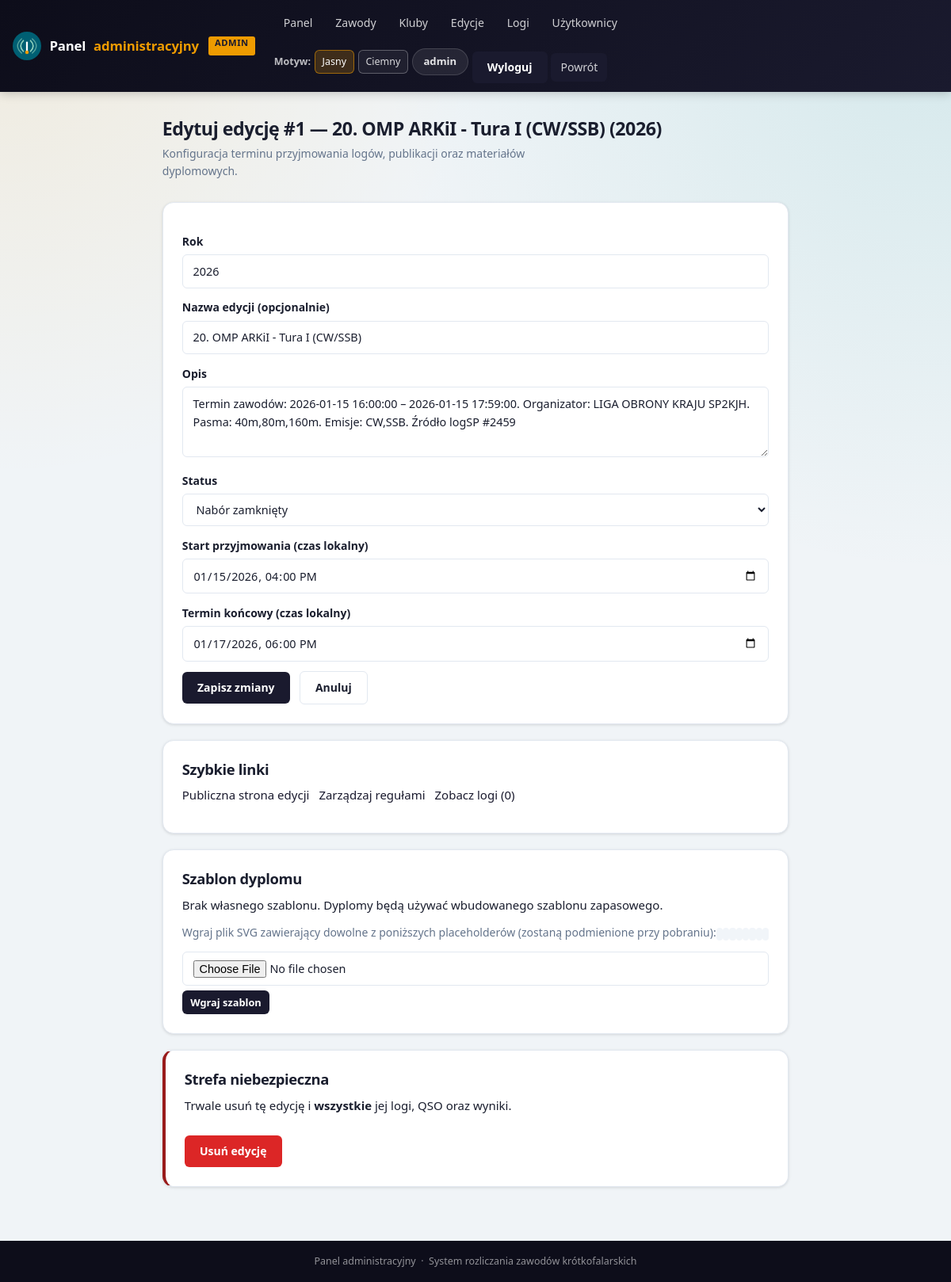
/admin/editions/1/edit (signed in), run on the app's committed database.
### app/models.py (models this page shows, shortened)
class AdminUser(db.Model):
    id = db.Column(db.Integer, primary_key=True)
    username = db.Column(db.String(80), nullable=False, unique=True)
    password_hash = db.Column(db.String(255), nullable=False)
    created_at = db.Column(db.DateTime, default=datetime.utcnow, nullable=False)
    last_login_at = db.Column(db.DateTime, nullable=True)

class ContestEdition(db.Model):
    id = db.Column(db.Integer, primary_key=True)
    contest_id = db.Column(db.Integer, db.ForeignKey("contest.id"), nullable=False)
    year = db.Column(db.Integer, nullable=False)
    name = db.Column(db.String(120), nullable=True)
    description = db.Column(db.Text, nullable=True)
    status = db.Column(db.String(32), default="draft", nullable=False)
    submission_open_at = db.Column(db.DateTime, nullable=True)
    submission_deadline = db.Column(db.DateTime, nullable=True)
    created_at = db.Column(db.DateTime, default=datetime.utcnow, nullable=False)
    contest = db.relationship("Contest", back_populates="editions")
    rules = db.relationship(
        "ContestRule",
        back_populates="edition",
        cascade="all, delete-orphan",
        order_by="ContestRule.key",
    )
    logs = db.relationship(
        "ContestLog",
        back_populates="edition",
        cascade="all, delete-orphan",
        order_by="ContestLog.uploaded_at.desc()",
    )
    categories = db.relationship(
        "ContestCategory",
        back_populates="edition",
        cascade="all, delete-orphan",
        order_by="ContestCategory.name",
    )
    certificate_template = db.relationship(
        "CertificateTemplate",
        back_populates="edition",
        uselist=False,
        cascade="all, delete-orphan",
    )
    __table_args__ = (db.UniqueConstraint("contest_id", "year", name="uq_contest_edition_year"),)
    @property
    def display_name(self) -> str:
        if self.name:
            return f"{self.name} ({self.year})"
        return f"{self.contest.name} {self.year}"

### app/admin.py (the view, shortened to what this page needs)
@admin_bp.route("/editions/<int:edition_id>/edit", methods=["GET", "POST"])
@admin_login_required
def edit_edition(edition_id: int):
    edition = ContestEdition.query.get_or_404(edition_id)
    return render_template("admin/edition_edit.html", edition=edition)

### app/admin.py (called while the page is built)
@admin_bp.before_request
def require_admin_login():
    allowed_endpoints = {
        "admin.login",
        "admin.logout",
    }
    if request.endpoint in allowed_endpoints:
        return None
    if get_current_admin_user() is None:
        flash("Zaloguj się, aby uzyskać dostęp do panelu administracyjnego.", "error")
        return redirect(url_for("admin.login", next=request.full_path if request.query_string else None))

### app/admin_auth.py (called while the page is built)
def get_current_admin_user() -> AdminUser | None:
    if hasattr(g, "current_admin_user"):
        return g.current_admin_user
    user_id = session.get(SESSION_KEY)
    if not user_id:
        g.current_admin_user = None
        return None
    user = db.session.get(AdminUser, user_id)
    g.current_admin_user = user
    return user

def admin_login_required(view):
    @wraps(view)
    def wrapped(*args, **kwargs):
        if get_current_admin_user() is None:
            flash("Zaloguj się, aby uzyskać dostęp do panelu administracyjnego.", "error")
            return redirect(url_for("admin.login", next=request.full_path if request.query_string else None))
        return view(*args, **kwargs)
    return wrapped

### app/templates/admin/edition_edit.html
{% extends 'admin/base.html' %}
{% block content %}
<div class="admin-page-title">
    <h2>Edytuj edycję #{{ edition.id }} — {{ edition.display_name }}</h2>
    <p class="muted">Konfiguracja terminu przyjmowania logów, publikacji oraz materiałów dyplomowych.</p>
</div>
<section class="card">
    <form method="post">
        <label for="year">Rok</label>
        <input id="year" name="year" type="number" min="1900" max="3000" value="{{ edition.year }}" required>
        <label for="name">Nazwa edycji (opcjonalnie)</label>
        <input id="name" name="name" type="text" value="{{ edition.name or '' }}" placeholder="np. Edycja specjalna">
        <label for="description">Opis</label>
        <textarea id="description" name="description" rows="3">{{ edition.description or '' }}</textarea>
        <label for="status">Status</label>
        <select id="status" name="status">
            {% set statuses = [
                ('draft', 'Szkic'),
                ('accepting_logs', 'Przyjmowanie logów'),
                ('submission_closed', 'Nabór zamknięty'),
            ] %}
            {% for val, label in statuses %}
                <option value="{{ val }}" {% if edition.status == val %}selected{% endif %}>{{ label }}</option>
            {% endfor %}
        </select>
        <label for="submission_open_at">Start przyjmowania (czas lokalny)</label>
        <input id="submission_open_at" name="submission_open_at" type="datetime-local"
               value="{{ edition.submission_open_at.strftime('%Y-%m-%dT%H:%M') if edition.submission_open_at else '' }}">
        <label for="submission_deadline">Termin końcowy (czas lokalny)</label>
        <input id="submission_deadline" name="submission_deadline" type="datetime-local"
               value="{{ edition.submission_deadline.strftime('%Y-%m-%dT%H:%M') if edition.submission_deadline else '' }}">
        <div class="form-actions">
            <button type="submit">Zapisz zmiany</button>
            <a href="{{ url_for('admin.editions', contest_id=edition.contest_id) }}" class="button btn-secondary">Anuluj</a>
        </div>
    </form>
</section>
<section class="card">
    <h3>Szybkie linki</h3>
    <p class="link-row">
        <a href="{{ url_for('main.edition_detail', edition_id=edition.id) }}">Publiczna strona edycji</a>
        <a href="{{ url_for('admin.edition_rules', edition_id=edition.id) }}">Zarządzaj regułami</a>
        <a href="{{ url_for('admin.logs', edition_id=edition.id) }}">Zobacz logi ({{ edition.logs | length }})</a>
    </p>
</section>
<section class="card">
    <h3>Szablon dyplomu</h3>
    {% if edition.certificate_template %}
        <p>
            <strong>Aktualny szablon:</strong> {{ edition.certificate_template.original_filename }}
            &nbsp;—&nbsp; wgrano {{ edition.certificate_template.uploaded_at.strftime('%Y-%m-%d %H:%M') }} UTC
        </p>
        <p class="muted">
            SVG placeholders: <code>{{CALLSIGN}}</code> <code>{{SCORE}}</code> <code>{{RANK}}</code>
            <code>{{CONTEST}}</code> <code>{{EDITION}}</code> <code>{{YEAR}}</code>
            <code>{{CATEGORY}}</code> <code>{{ISSUED}}</code>
        </p>
        <div class="form-actions">
            <form method="post"
                  action="{{ url_for('admin.upload_cert_template', edition_id=edition.id) }}"
                  enctype="multipart/form-data"
                  class="inline-rule-form">
                <input type="file" name="template_file" accept=".svg" required>
                <button type="submit">Podmień szablon</button>
            </form>
            <form method="post"
                  action="{{ url_for('admin.delete_cert_template', edition_id=edition.id) }}"
                  onsubmit="return confirm('Usunąć szablon dyplomu dla tej edycji?')">
                <button type="submit" class="btn-danger">Usuń szablon</button>
            </form>
        </div>
    {% else %}
        <p>Brak własnego szablonu. Dyplomy będą używać wbudowanego szablonu zapasowego.</p>
        <p class="muted">
            Wgraj plik SVG zawierający dowolne z poniższych placeholderów (zostaną podmienione przy pobraniu):
            <code>{{CALLSIGN}}</code> <code>{{SCORE}}</code> <code>{{RANK}}</code>
            <code>{{CONTEST}}</code> <code>{{EDITION}}</code> <code>{{YEAR}}</code>
            <code>{{CATEGORY}}</code> <code>{{ISSUED}}</code>
        </p>
        <form method="post"
              action="{{ url_for('admin.upload_cert_template', edition_id=edition.id) }}"
              enctype="multipart/form-data"
              class="inline-rule-form">
            <input type="file" name="template_file" accept=".svg" required>
            <button type="submit">Wgraj szablon</button>
        </form>
    {% endif %}
</section>
<section class="card card-danger">
    <h3>Strefa niebezpieczna</h3>
    <p>Trwale usuń tę edycję i <strong>wszystkie</strong> jej logi, QSO oraz wyniki.</p>
    <form method="post" action="{{ url_for('admin.delete_edition', edition_id=edition.id) }}"
          onsubmit="return confirm('Trwale usunąć edycję \'{{ edition.display_name }}\' wraz z całą zawartością?')">
        <button type="submit" class="btn-danger">Usuń edycję</button>
    </form>
</section>
{% endblock %}

### app/templates/admin/base.html (shortened to what this page needs)
<!doctype html>
<html lang="{{ ui_lang }}" data-theme="{{ ui_theme }}">
<head>
    <link rel="stylesheet" href="{{ url_for('static', filename='styles.css') }}">
</head>
<body class="admin-panel">
<header class="site-header admin-header">
    <div class="header-inner">
        <a class="site-logo" href="{{ url_for('admin.dashboard') }}">
            <img src="{{ url_for('static', filename='favicon.svg') }}" alt="Logo">
            <span class="site-logo-text">Panel&nbsp;<span class="logo-accent">administracyjny</span> <span class="admin-badge">ADMIN</span></span>
        </a>
        <nav class="admin-nav">
            <div class="admin-nav-primary">
                <a href="{{ url_for('admin.dashboard') }}">Panel</a>
                <a href="{{ url_for('admin.contests') }}">Zawody</a>
                <a href="{{ url_for('admin.clubs') }}">Kluby</a>
                <a href="{{ url_for('admin.editions') }}">Edycje</a>
                <a href="{{ url_for('admin.logs') }}">Logi</a>
                <a href="{{ url_for('admin.users') }}">Użytkownicy</a>
            </div>
            <div class="admin-nav-meta">
                <span class="admin-nav-label">{{ t('theme') }}:</span>
                <a href="{{ ui_url(theme='light') }}" class="nav-chip {% if ui_theme == 'light' %}active{% endif %}">{{ t('theme_light') }}</a>
                <a href="{{ ui_url(theme='dark') }}" class="nav-chip {% if ui_theme == 'dark' %}active{% endif %}">{{ t('theme_dark') }}</a>
                {% if current_admin_user %}
                    <span class="admin-user-pill">{{ current_admin_user.username }}</span>
                    <form method="post" action="{{ url_for('admin.logout') }}" class="admin-nav-form">
                        <button type="submit" class="button admin-logout">Wyloguj</button>
                    </form>
                {% endif %}
                <a href="{{ url_for('main.index') }}" class="button admin-public-link">Powrót</a>
            </div>
        </nav>
    </div>
</header>
<main class="container admin-main">
    {% block content %}{% endblock %}
</main>
<footer class="site-footer">
    Panel administracyjny &nbsp;·&nbsp; System rozliczania zawodów krótkofalarskich
</footer>
</body>
</html>

### app/templates/admin/base.html (style rules this page uses)
:root { --clr-primary: #1a1a2e; --clr-primary-dark: #0d0d1a; --clr-primary-light:#2d2d5a; --clr-accent: #ee9b00; }
.site-header { background: linear-gradient(135deg, #0d0d1a 0%, #1a1a2e 100%); }
.admin-badge { display: inline-block; background: var(--clr-accent); color: #1a1a2e; font-size: .7rem; font-weight: 800; padding: .15rem .5rem; border-radius: 3px; vertical-align: middle; margin-left: .4rem; letter-spacing: .05em; }
.card-danger { border-left: 4px solid var(--clr-bad); }

### data on the page
AdminUser: username "admin"
ContestEdition: id "1", display_name "20. OMP ARKiI - Tura I (CW/SSB) (2026)", year "2026", name "20. OMP ARKiI - Tura I (CW/SSB)", description "Termin zawodów: 2026-01-15 16:00:00 – 2026-01-15 17:59:00. Organizator: LIGA OBRONY KRAJU SP2KJH. Pasma: 40m,80m,160m. Emisje: CW,SSB. Źródło logSP #2459", status "Nabór zamknięty", submission_open_at "01/15/2026 16:00", submission_deadline "01/17/2026 18:00"

### other printed values
{{ t('theme') }} "Motyw"
{{ t('theme_light') }} "Jasny"
{{ t('theme_dark') }} "Ciemny"
{{ edition.logs | length }} "0"
